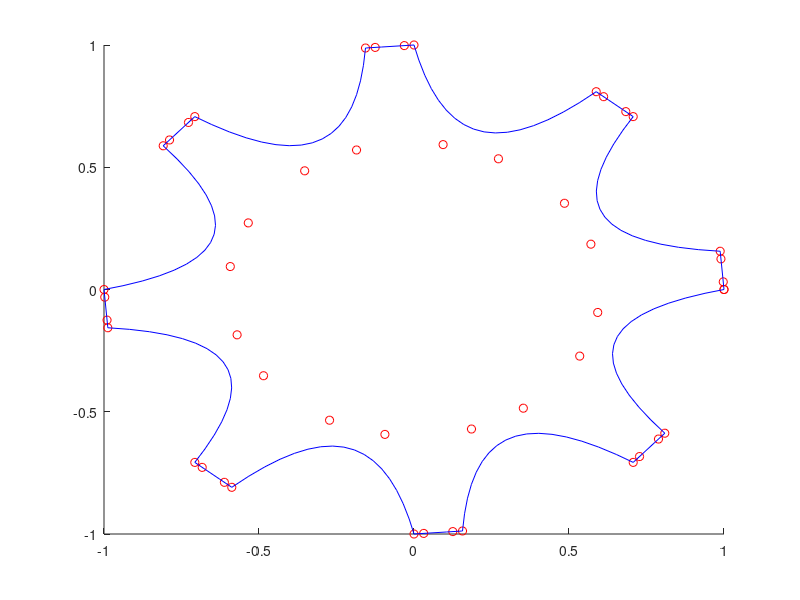

Here is the MATLAB script that generated this plot:
clear all
close all

points = [1 ,  0 ,   0 ; 
0.9975376725196838 ,  0.03128689229488373 ,   0 ; 
0.9901506900787354 ,  0.12514756917953493 ,   0 ; 
0.9876883625984192 ,  0.15643446147441864 ,   0 ; 
0.7608452439308167 ,  0.24721360206604004 ,   0 ; 
0.6472136378288269 ,  0.4702281951904297 ,   0 ; 
0.7071067811865476 ,  0.7071067811865475 ,   0 ; 
0.6832424737468455 ,  0.727488825465748 ,   0 ; 
0.6116495514277392 ,  0.7886349583033496 ,   0 ; 
0.5877852439880371 ,  0.80901700258255 ,   0 ; 
0.3631924092769623 ,  0.7128052115440369 ,   0 ; 
0.12514756619930267 ,  0.7901507019996643 ,   0 ; 
6.123233995736766e-17 ,  1 ,   0 ; 
-0.031286892294883684 ,  0.9975376725196838 ,   0 ; 
-0.12514756917953493 ,  0.9901506900787354 ,   0 ; 
-0.15643446147441864 ,  0.9876883625984192 ,   0 ; 
-0.24721360206604004 ,  0.7608452439308167 ,   0 ; 
-0.4702281951904297 ,  0.6472136378288269 ,   0 ; 
-0.7071067811865475 ,  0.7071067811865476 ,   0 ; 
-0.727488825465748 ,  0.6832424737468455 ,   0 ; 
-0.7886349583033496 ,  0.6116495514277392 ,   0 ; 
-0.80901700258255 ,  0.5877852439880371 ,   0 ; 
-0.7128052115440369 ,  0.3631924092769623 ,   0 ; 
-0.7901507019996643 ,  0.12514756619930267 ,   0 ; 
-1 ,  1.2246467991473532e-16 ,   0 ; 
-0.9975376725196838 ,  -0.031286892294883635 ,   0 ; 
-0.9901506900787354 ,  -0.1251475691795349 ,   0 ; 
-0.9876883625984192 ,  -0.15643446147441864 ,   0 ; 
-0.7608452439308167 ,  -0.24721360206604004 ,   0 ; 
-0.6472136378288269 ,  -0.4702281951904297 ,   0 ; 
-0.7071067811865477 ,  -0.7071067811865475 ,   0 ; 
-0.6832424737468455 ,  -0.727488825465748 ,   0 ; 
-0.6116495514277392 ,  -0.7886349583033496 ,   0 ; 
-0.5877852439880371 ,  -0.80901700258255 ,   0 ; 
-0.3631924092769623 ,  -0.7128052115440369 ,   0 ; 
-0.12514756619930267 ,  -0.7901507019996643 ,   0 ; 
-1.8369701987210297e-16 ,  -1 ,   0 ; 
0.031286892294883586 ,  -0.9975376725196838 ,   0 ; 
0.1251475691795349 ,  -0.9901506900787354 ,   0 ; 
0.15643446147441864 ,  -0.9876883625984192 ,   0 ; 
0.24721360206604004 ,  -0.7608452439308167 ,   0 ; 
0.4702281951904297 ,  -0.6472136378288269 ,   0 ; 
0.7071067811865475 ,  -0.7071067811865477 ,   0 ; 
0.727488825465748 ,  -0.6832424737468455 ,   0 ; 
0.7886349583033496 ,  -0.6116495514277392 ,   0 ; 
0.80901700258255 ,  -0.5877852439880371 ,   0 ; 
0.7128052115440369 ,  -0.3631924092769623 ,   0 ; 
0.7901507019996643 ,  -0.12514756619930267 ,   0 ; 
1 ,  0 ,   0 ];

points2 = [1 ,  0 ,   0 ; 
0.9975376725196838 ,  0.03128689229488373 ,   0 ; 
0.9901506900787354 ,  0.12514756917953493 ,   0 ; 
0.9876883625984192 ,  0.15643446147441864 ,   0 ; 
0.5706339478492737 ,  0.18541020154953003 ,   0 ; 
0.485410213470459 ,  0.35267114639282227 ,   0 ; 
0.7071067811865476 ,  0.7071067811865475 ,   0 ; 
0.6832424737468455 ,  0.727488825465748 ,   0 ; 
0.6116495514277392 ,  0.7886349583033496 ,   0 ; 
0.5877852439880371 ,  0.80901700258255 ,   0 ; 
0.2723943293094635 ,  0.5346039533615112 ,   0 ; 
0.0938606783747673 ,  0.5926130414009094 ,   0 ; 
6.123233995736766e-17 ,  1 ,   0 ; 
-0.031286892294883684 ,  0.9975376725196838 ,   0 ; 
-0.12514756917953493 ,  0.9901506900787354 ,   0 ; 
-0.15643446147441864 ,  0.9876883625984192 ,   0 ; 
-0.18541020154953003 ,  0.5706339478492737 ,   0 ; 
-0.35267114639282227 ,  0.485410213470459 ,   0 ; 
-0.7071067811865475 ,  0.7071067811865476 ,   0 ; 
-0.727488825465748 ,  0.6832424737468455 ,   0 ; 
-0.7886349583033496 ,  0.6116495514277392 ,   0 ; 
-0.80901700258255 ,  0.5877852439880371 ,   0 ; 
-0.5346039533615112 ,  0.2723943293094635 ,   0 ; 
-0.5926130414009094 ,  0.0938606783747673 ,   0 ; 
-1 ,  1.2246467991473532e-16 ,   0 ; 
-0.9975376725196838 ,  -0.031286892294883635 ,   0 ; 
-0.9901506900787354 ,  -0.1251475691795349 ,   0 ; 
-0.9876883625984192 ,  -0.15643446147441864 ,   0 ; 
-0.5706339478492737 ,  -0.18541020154953003 ,   0 ; 
-0.485410213470459 ,  -0.35267114639282227 ,   0 ; 
-0.7071067811865477 ,  -0.7071067811865475 ,   0 ; 
-0.6832424737468455 ,  -0.727488825465748 ,   0 ; 
-0.6116495514277392 ,  -0.7886349583033496 ,   0 ; 
-0.5877852439880371 ,  -0.80901700258255 ,   0 ; 
-0.2723943293094635 ,  -0.5346039533615112 ,   0 ; 
-0.0938606783747673 ,  -0.5926130414009094 ,   0 ; 
-1.8369701987210297e-16 ,  -1 ,   0 ; 
0.031286892294883586 ,  -0.9975376725196838 ,   0 ; 
0.1251475691795349 ,  -0.9901506900787354 ,   0 ; 
0.15643446147441864 ,  -0.9876883625984192 ,   0 ; 
0.18541020154953003 ,  -0.5706339478492737 ,   0 ; 
0.35267114639282227 ,  -0.485410213470459 ,   0 ; 
0.7071067811865475 ,  -0.7071067811865477 ,   0 ; 
0.727488825465748 ,  -0.6832424737468455 ,   0 ; 
0.7886349583033496 ,  -0.6116495514277392 ,   0 ; 
0.80901700258255 ,  -0.5877852439880371 ,   0 ; 
0.5346039533615112 ,  -0.2723943293094635 ,   0 ; 
0.5926130414009094 ,  -0.0938606783747673 ,   0 ; 
1 ,  0 ,   0 ];


discret = [1 ,  0 ; 
0.9971762895584106 ,  0.03587859496474266 ; 
0.9933744668960571 ,  0.08418582379817963 ; 
0.9897055625915527 ,  0.13080382347106934 ; 
0.9876883625984192 ,  0.15643446147441864 ; 0.9470840096473694 ,  0.1746813803911209 ; 
0.9091399312019348 ,  0.19577106833457947 ; 
0.873940646648407 ,  0.2195376604795456 ; 
0.8415706157684326 ,  0.24581532180309296 ; 
0.8121143579483032 ,  0.2744382321834564 ; 
0.7856563925743103 ,  0.3052405118942261 ; 
0.7622811794281006 ,  0.3380563259124756 ; 
0.7420732378959656 ,  0.3727198541164398 ; 
0.7251170873641968 ,  0.40906524658203125 ; 
0.7114971876144409 ,  0.44692665338516235 ; 
0.7012981176376343 ,  0.4861382246017456 ; 
0.6946042776107788 ,  0.5265341401100159 ; 
0.6915002465248108 ,  0.5679485201835632 ; 
0.692070484161377 ,  0.6102155447006226 ; 
0.6963995695114136 ,  0.6531693935394287 ; 
0.7045718431472778 ,  0.6966441869735718 ; 
0.7071067690849304 ,  0.7071067690849304 ; 0.6797401309013367 ,  0.7304801344871521 ; 
0.6428934335708618 ,  0.7619501352310181 ; 
0.6073352098464966 ,  0.7923197746276855 ; 
0.5877852439880371 ,  0.80901700258255 ; 0.5461711287498474 ,  0.7932078838348389 ; 
0.504427969455719 ,  0.7812900543212891 ; 
0.4627327620983124 ,  0.7732059359550476 ; 
0.42126259207725525 ,  0.7688979506492615 ; 
0.38019442558288574 ,  0.768308699131012 ; 
0.33970528841018677 ,  0.7713805437088013 ; 
0.2999722361564636 ,  0.7780560851097107 ; 
0.26117226481437683 ,  0.7882777452468872 ; 
0.2234823852777481 ,  0.8019880056381226 ; 
0.18707962334156036 ,  0.8191293478012085 ; 
0.1521410048007965 ,  0.8396442532539368 ; 
0.11884354054927826 ,  0.8634752631187439 ; 
0.08736426383256912 ,  0.8905647993087769 ; 
0.057880181819200516 ,  0.9208552837371826 ; 
0.03056832030415535 ,  0.9542893767356873 ; 
0.005605699028819799 ,  0.9908093810081482 ; 
6.123234262925839e-17 ,  1 ; -0.03587859496474266 ,  0.9971762895584106 ; 
-0.08418582379817963 ,  0.9933744668960571 ; 
-0.13080382347106934 ,  0.9897055625915527 ; 
-0.15643446147441864 ,  0.9876883625984192 ; -0.1746813803911209 ,  0.9470840096473694 ; 
-0.19577106833457947 ,  0.9091399312019348 ; 
-0.2195376604795456 ,  0.873940646648407 ; 
-0.24581532180309296 ,  0.8415706157684326 ; 
-0.2744382321834564 ,  0.8121143579483032 ; 
-0.3052405118942261 ,  0.7856563925743103 ; 
-0.3380563259124756 ,  0.7622811794281006 ; 
-0.3727198541164398 ,  0.7420732378959656 ; 
-0.40906524658203125 ,  0.7251170873641968 ; 
-0.44692665338516235 ,  0.7114971876144409 ; 
-0.4861382246017456 ,  0.7012981176376343 ; 
-0.5265341401100159 ,  0.6946042776107788 ; 
-0.5679485201835632 ,  0.6915002465248108 ; 
-0.6102155447006226 ,  0.692070484161377 ; 
-0.6531693935394287 ,  0.6963995695114136 ; 
-0.6966441869735718 ,  0.7045718431472778 ; 
-0.7071067690849304 ,  0.7071067690849304 ; -0.7304801344871521 ,  0.6797401309013367 ; 
-0.7619501352310181 ,  0.6428934335708618 ; 
-0.7923197746276855 ,  0.6073352098464966 ; 
-0.80901700258255 ,  0.5877852439880371 ; -0.7932078838348389 ,  0.5461711287498474 ; 
-0.7812900543212891 ,  0.504427969455719 ; 
-0.7732059359550476 ,  0.4627327620983124 ; 
-0.7688979506492615 ,  0.42126259207725525 ; 
-0.768308699131012 ,  0.38019442558288574 ; 
-0.7713805437088013 ,  0.33970528841018677 ; 
-0.7780560851097107 ,  0.2999722361564636 ; 
-0.7882777452468872 ,  0.26117226481437683 ; 
-0.8019880056381226 ,  0.2234823852777481 ; 
-0.8191293478012085 ,  0.18707962334156036 ; 
-0.8396442532539368 ,  0.1521410048007965 ; 
-0.8634752631187439 ,  0.11884354054927826 ; 
-0.8905647993087769 ,  0.08736426383256912 ; 
-0.9208552837371826 ,  0.057880181819200516 ; 
-0.9542893767356873 ,  0.03056832030415535 ; 
-0.9908093810081482 ,  0.005605699028819799 ; 
-1 ,  1.2246468525851679e-16 ; -0.9971762895584106 ,  -0.03587859496474266 ; 
-0.9933744668960571 ,  -0.08418582379817963 ; 
-0.9897055625915527 ,  -0.13080382347106934 ; 
-0.9876883625984192 ,  -0.15643446147441864 ; -0.9470840096473694 ,  -0.1746813803911209 ; 
-0.9091399312019348 ,  -0.19577106833457947 ; 
-0.873940646648407 ,  -0.2195376604795456 ; 
-0.8415706157684326 ,  -0.24581532180309296 ; 
-0.8121143579483032 ,  -0.2744382321834564 ; 
-0.7856563925743103 ,  -0.3052405118942261 ; 
-0.7622811794281006 ,  -0.3380563259124756 ; 
-0.7420732378959656 ,  -0.3727198541164398 ; 
-0.7251170873641968 ,  -0.40906524658203125 ; 
-0.7114971876144409 ,  -0.44692665338516235 ; 
-0.7012981176376343 ,  -0.4861382246017456 ; 
-0.6946042776107788 ,  -0.5265341401100159 ; 
-0.6915002465248108 ,  -0.5679485201835632 ; 
-0.692070484161377 ,  -0.6102155447006226 ; 
-0.6963995695114136 ,  -0.6531693935394287 ; 
-0.7045718431472778 ,  -0.6966441869735718 ; 
-0.7071067690849304 ,  -0.7071067690849304 ; -0.6797401309013367 ,  -0.7304801344871521 ; 
-0.6428934335708618 ,  -0.7619501352310181 ; 
-0.6073352098464966 ,  -0.7923197746276855 ; 
-0.5877852439880371 ,  -0.80901700258255 ; -0.5461711287498474 ,  -0.7932078838348389 ; 
-0.504427969455719 ,  -0.7812900543212891 ; 
-0.4627327620983124 ,  -0.7732059359550476 ; 
-0.42126259207725525 ,  -0.7688979506492615 ; 
-0.38019442558288574 ,  -0.768308699131012 ; 
-0.33970528841018677 ,  -0.7713805437088013 ; 
-0.2999722361564636 ,  -0.7780560851097107 ; 
-0.26117226481437683 ,  -0.7882777452468872 ; 
-0.2234823852777481 ,  -0.8019880056381226 ; 
-0.18707962334156036 ,  -0.8191293478012085 ; 
-0.1521410048007965 ,  -0.8396442532539368 ; 
-0.11884354054927826 ,  -0.8634752631187439 ; 
-0.08736426383256912 ,  -0.8905647993087769 ; 
-0.057880181819200516 ,  -0.9208552837371826 ; 
-0.03056832030415535 ,  -0.9542893767356873 ; 
-0.005605699028819799 ,  -0.9908093810081482 ; 
-1.8369701465288538e-16 ,  -1 ; 0.03587859496474266 ,  -0.9971762895584106 ; 
0.08418582379817963 ,  -0.9933744668960571 ; 
0.13080382347106934 ,  -0.9897055625915527 ; 
0.15643446147441864 ,  -0.9876883625984192 ; 0.1746813803911209 ,  -0.9470840096473694 ; 
0.19577106833457947 ,  -0.9091399312019348 ; 
0.2195376604795456 ,  -0.873940646648407 ; 
0.24581532180309296 ,  -0.8415706157684326 ; 
0.2744382321834564 ,  -0.8121143579483032 ; 
0.3052405118942261 ,  -0.7856563925743103 ; 
0.3380563259124756 ,  -0.7622811794281006 ; 
0.3727198541164398 ,  -0.7420732378959656 ; 
0.40906524658203125 ,  -0.7251170873641968 ; 
0.44692665338516235 ,  -0.7114971876144409 ; 
0.4861382246017456 ,  -0.7012981176376343 ; 
0.5265341401100159 ,  -0.6946042776107788 ; 
0.5679485201835632 ,  -0.6915002465248108 ; 
0.6102155447006226 ,  -0.692070484161377 ; 
0.6531693935394287 ,  -0.6963995695114136 ; 
0.6966441869735718 ,  -0.7045718431472778 ; 
0.7071067690849304 ,  -0.7071067690849304 ; 0.7304801344871521 ,  -0.6797401309013367 ; 
0.7619501352310181 ,  -0.6428934335708618 ; 
0.7923197746276855 ,  -0.6073352098464966 ; 
0.80901700258255 ,  -0.5877852439880371 ; 0.7932078838348389 ,  -0.5461711287498474 ; 
0.7812900543212891 ,  -0.504427969455719 ; 
0.7732059359550476 ,  -0.4627327620983124 ; 
0.7688979506492615 ,  -0.42126259207725525 ; 
0.768308699131012 ,  -0.38019442558288574 ; 
0.7713805437088013 ,  -0.33970528841018677 ; 
0.7780560851097107 ,  -0.2999722361564636 ; 
0.7882777452468872 ,  -0.26117226481437683 ; 
0.8019880056381226 ,  -0.2234823852777481 ; 
0.8191293478012085 ,  -0.18707962334156036 ; 
0.8396442532539368 ,  -0.1521410048007965 ; 
0.8634752631187439 ,  -0.11884354054927826 ; 
0.8905647993087769 ,  -0.08736426383256912 ; 
0.9208552837371826 ,  -0.057880181819200516 ; 
0.9542893767356873 ,  -0.03056832030415535 ; 
0.9908093810081482 ,  -0.005605699028819799 ; 
1 ,  0 ];

discret2 = [1 ,  0 ; 
0.9964285492897034 ,  0.045379623770713806 ; 
0.9917669296264648 ,  0.10461118072271347 ; 
0.9879747033119202 ,  0.1527964472770691 ; 
0.9876883625984192 ,  0.15643446147441864 ; 0.9170849919319153 ,  0.16304680705070496 ; 
0.8534320592880249 ,  0.1726294755935669 ; 
0.7966985106468201 ,  0.1852433830499649 ; 
0.7468532919883728 ,  0.20094943046569824 ; 
0.7038654088973999 ,  0.21980853378772736 ; 
0.6677038669586182 ,  0.2418815940618515 ; 
0.6383375525474548 ,  0.26722952723503113 ; 
0.6157354116439819 ,  0.2959132492542267 ; 
0.599866509437561 ,  0.3279936611652374 ; 
0.5906997323036194 ,  0.3635316789150238 ; 
0.5882041454315186 ,  0.4025881886482239 ; 
0.592348575592041 ,  0.4452241361141205 ; 
0.6031020283699036 ,  0.4915004074573517 ; 
0.620433509349823 ,  0.5414779186248779 ; 
0.6443120241165161 ,  0.5952175855636597 ; 
0.6747063994407654 ,  0.652780294418335 ; 
0.7071067690849304 ,  0.7071067690849304 ; 0.6724931597709656 ,  0.7366696000099182 ; 
0.6273138523101807 ,  0.7752563953399658 ; 
0.5905601978302002 ,  0.806647002696991 ; 
0.5877852439880371 ,  0.80901700258255 ; 0.5331854820251465 ,  0.7637684941291809 ; 
0.48140010237693787 ,  0.7255350351333618 ; 
0.4323640465736389 ,  0.6943377256393433 ; 
0.38601231575012207 ,  0.6701977252960205 ; 
0.34227991104125977 ,  0.653136134147644 ; 
0.30110180377960205 ,  0.6431740522384644 ; 
0.262412965297699 ,  0.6403326392173767 ; 
0.22614842653274536 ,  0.6446329951286316 ; 
0.19224312901496887 ,  0.6560962200164795 ; 
0.16063208878040314 ,  0.6747435331344604 ; 
0.131250262260437 ,  0.7005959749221802 ; 
0.10403265804052353 ,  0.7336747050285339 ; 
0.07891425490379333 ,  0.7740008234977722 ; 
0.05583004280924797 ,  0.8215954899787903 ; 
0.03471499681472778 ,  0.8764798045158386 ; 
0.015504109673202038 ,  0.9386748671531677 ; 
6.123234262925839e-17 ,  1 ; -0.045379623770713806 ,  0.9964285492897034 ; 
-0.10461118072271347 ,  0.9917669296264648 ; 
-0.1527964472770691 ,  0.9879747033119202 ; 
-0.15643446147441864 ,  0.9876883625984192 ; -0.16304680705070496 ,  0.9170849919319153 ; 
-0.1726294755935669 ,  0.8534320592880249 ; 
-0.1852433830499649 ,  0.7966985106468201 ; 
-0.20094943046569824 ,  0.7468532919883728 ; 
-0.21980853378772736 ,  0.7038654088973999 ; 
-0.2418815940618515 ,  0.6677038669586182 ; 
-0.26722952723503113 ,  0.6383375525474548 ; 
-0.2959132492542267 ,  0.6157354116439819 ; 
-0.3279936611652374 ,  0.599866509437561 ; 
-0.3635316789150238 ,  0.5906997323036194 ; 
-0.4025881886482239 ,  0.5882041454315186 ; 
-0.4452241361141205 ,  0.592348575592041 ; 
-0.4915004074573517 ,  0.6031020283699036 ; 
-0.5414779186248779 ,  0.620433509349823 ; 
-0.5952175855636597 ,  0.6443120241165161 ; 
-0.652780294418335 ,  0.6747063994407654 ; 
-0.7071067690849304 ,  0.7071067690849304 ; -0.7366696000099182 ,  0.6724931597709656 ; 
-0.7752563953399658 ,  0.6273138523101807 ; 
-0.806647002696991 ,  0.5905601978302002 ; 
-0.80901700258255 ,  0.5877852439880371 ; -0.7637684941291809 ,  0.5331854820251465 ; 
-0.7255350351333618 ,  0.48140010237693787 ; 
-0.6943377256393433 ,  0.4323640465736389 ; 
-0.6701977252960205 ,  0.38601231575012207 ; 
-0.653136134147644 ,  0.34227991104125977 ; 
-0.6431740522384644 ,  0.30110180377960205 ; 
-0.6403326392173767 ,  0.262412965297699 ; 
-0.6446329951286316 ,  0.22614842653274536 ; 
-0.6560962200164795 ,  0.19224312901496887 ; 
-0.6747435331344604 ,  0.16063208878040314 ; 
-0.7005959749221802 ,  0.131250262260437 ; 
-0.7336747050285339 ,  0.10403265804052353 ; 
-0.7740008234977722 ,  0.07891425490379333 ; 
-0.8215954899787903 ,  0.05583004280924797 ; 
-0.8764798045158386 ,  0.03471499681472778 ; 
-0.9386748671531677 ,  0.015504109673202038 ; 
-1 ,  1.2246468525851679e-16 ; -0.9964285492897034 ,  -0.045379623770713806 ; 
-0.9917669296264648 ,  -0.10461118072271347 ; 
-0.9879747033119202 ,  -0.1527964472770691 ; 
-0.9876883625984192 ,  -0.15643446147441864 ; -0.9170849919319153 ,  -0.16304680705070496 ; 
-0.8534320592880249 ,  -0.1726294755935669 ; 
-0.7966985106468201 ,  -0.1852433830499649 ; 
-0.7468532919883728 ,  -0.20094943046569824 ; 
-0.7038654088973999 ,  -0.21980853378772736 ; 
-0.6677038669586182 ,  -0.2418815940618515 ; 
-0.6383375525474548 ,  -0.26722952723503113 ; 
-0.6157354116439819 ,  -0.2959132492542267 ; 
-0.599866509437561 ,  -0.3279936611652374 ; 
-0.5906997323036194 ,  -0.3635316789150238 ; 
-0.5882041454315186 ,  -0.4025881886482239 ; 
-0.592348575592041 ,  -0.4452241361141205 ; 
-0.6031020283699036 ,  -0.4915004074573517 ; 
-0.620433509349823 ,  -0.5414779186248779 ; 
-0.6443120241165161 ,  -0.5952175855636597 ; 
-0.6747063994407654 ,  -0.652780294418335 ; 
-0.7071067690849304 ,  -0.7071067690849304 ; -0.6724931597709656 ,  -0.7366696000099182 ; 
-0.6273138523101807 ,  -0.7752563953399658 ; 
-0.5905601978302002 ,  -0.806647002696991 ; 
-0.5877852439880371 ,  -0.80901700258255 ; -0.5331854820251465 ,  -0.7637684941291809 ; 
-0.48140010237693787 ,  -0.7255350351333618 ; 
-0.4323640465736389 ,  -0.6943377256393433 ; 
-0.38601231575012207 ,  -0.6701977252960205 ; 
-0.34227991104125977 ,  -0.653136134147644 ; 
-0.30110180377960205 ,  -0.6431740522384644 ; 
-0.262412965297699 ,  -0.6403326392173767 ; 
-0.22614842653274536 ,  -0.6446329951286316 ; 
-0.19224312901496887 ,  -0.6560962200164795 ; 
-0.16063208878040314 ,  -0.6747435331344604 ; 
-0.131250262260437 ,  -0.7005959749221802 ; 
-0.10403265804052353 ,  -0.7336747050285339 ; 
-0.07891425490379333 ,  -0.7740008234977722 ; 
-0.05583004280924797 ,  -0.8215954899787903 ; 
-0.03471499681472778 ,  -0.8764798045158386 ; 
-0.015504109673202038 ,  -0.9386748671531677 ; 
-1.8369701465288538e-16 ,  -1 ; 0.045379623770713806 ,  -0.9964285492897034 ; 
0.10461118072271347 ,  -0.9917669296264648 ; 
0.1527964472770691 ,  -0.9879747033119202 ; 
0.15643446147441864 ,  -0.9876883625984192 ; 0.16304680705070496 ,  -0.9170849919319153 ; 
0.1726294755935669 ,  -0.8534320592880249 ; 
0.1852433830499649 ,  -0.7966985106468201 ; 
0.20094943046569824 ,  -0.7468532919883728 ; 
0.21980853378772736 ,  -0.7038654088973999 ; 
0.2418815940618515 ,  -0.6677038669586182 ; 
0.26722952723503113 ,  -0.6383375525474548 ; 
0.2959132492542267 ,  -0.6157354116439819 ; 
0.3279936611652374 ,  -0.599866509437561 ; 
0.3635316789150238 ,  -0.5906997323036194 ; 
0.4025881886482239 ,  -0.5882041454315186 ; 
0.4452241361141205 ,  -0.592348575592041 ; 
0.4915004074573517 ,  -0.6031020283699036 ; 
0.5414779186248779 ,  -0.620433509349823 ; 
0.5952175855636597 ,  -0.6443120241165161 ; 
0.652780294418335 ,  -0.6747063994407654 ; 
0.7071067690849304 ,  -0.7071067690849304 ; 0.7366696000099182 ,  -0.6724931597709656 ; 
0.7752563953399658 ,  -0.6273138523101807 ; 
0.806647002696991 ,  -0.5905601978302002 ; 
0.80901700258255 ,  -0.5877852439880371 ; 0.7637684941291809 ,  -0.5331854820251465 ; 
0.7255350351333618 ,  -0.48140010237693787 ; 
0.6943377256393433 ,  -0.4323640465736389 ; 
0.6701977252960205 ,  -0.38601231575012207 ; 
0.653136134147644 ,  -0.34227991104125977 ; 
0.6431740522384644 ,  -0.30110180377960205 ; 
0.6403326392173767 ,  -0.262412965297699 ; 
0.6446329951286316 ,  -0.22614842653274536 ; 
0.6560962200164795 ,  -0.19224312901496887 ; 
0.6747435331344604 ,  -0.16063208878040314 ; 
0.7005959749221802 ,  -0.131250262260437 ; 
0.7336747050285339 ,  -0.10403265804052353 ; 
0.7740008234977722 ,  -0.07891425490379333 ; 
0.8215954899787903 ,  -0.05583004280924797 ; 
0.8764798045158386 ,  -0.03471499681472778 ; 
0.9386748671531677 ,  -0.015504109673202038 ; 
1 ,  0 ];

figure, hold on
% plot(points(:,1), points(:,2), 'or')
plot(points2(:,1), points2(:,2), 'or')
% plot(discret(:,1), discret(:,2), 'b')
plot(discret2(:,1), discret2(:,2), 'b')